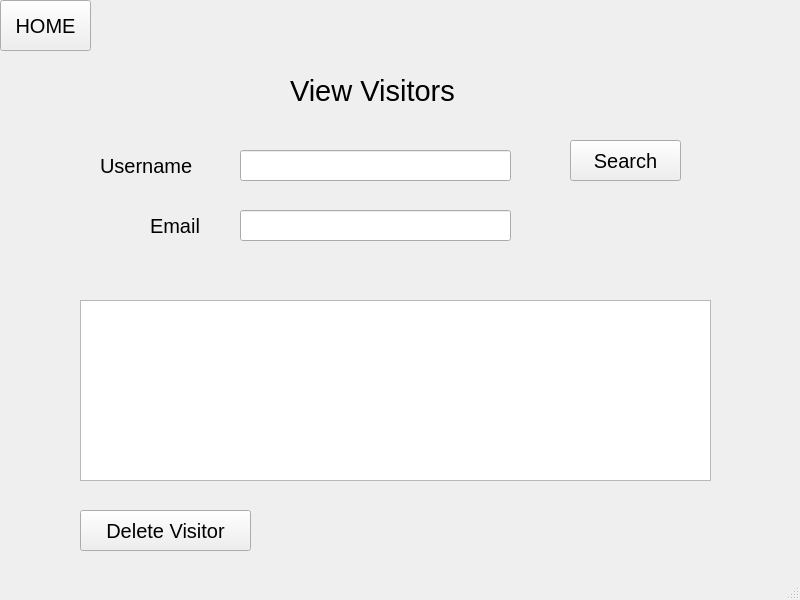
<?xml version="1.0" encoding="UTF-8"?>
<ui version="4.0">
 <class>ViewVisitor</class>
 <widget class="QMainWindow" name="ViewVisitor">
  <property name="geometry">
   <rect>
    <x>0</x>
    <y>0</y>
    <width>800</width>
    <height>600</height>
   </rect>
  </property>
  <property name="windowTitle">
   <string>ViewVisitor</string>
  </property>
  <widget class="QWidget" name="centralwidget">
   <widget class="QLabel" name="viewVisitorsLabel">
    <property name="geometry">
     <rect>
      <x>290</x>
      <y>60</y>
      <width>211</width>
      <height>61</height>
     </rect>
    </property>
    <property name="font">
     <font>
      <family>MS Sans Serif</family>
      <pointsize>22</pointsize>
     </font>
    </property>
    <property name="text">
     <string>View Visitors</string>
    </property>
   </widget>
   <widget class="QTableView" name="tableView">
    <property name="geometry">
     <rect>
      <x>80</x>
      <y>300</y>
      <width>631</width>
      <height>181</height>
     </rect>
    </property>
   </widget>
   <widget class="QPushButton" name="deleteButton">
    <property name="geometry">
     <rect>
      <x>80</x>
      <y>510</y>
      <width>171</width>
      <height>41</height>
     </rect>
    </property>
    <property name="font">
     <font>
      <family>MS Sans Serif</family>
      <pointsize>15</pointsize>
     </font>
    </property>
    <property name="text">
     <string>Delete Visitor</string>
    </property>
   </widget>
   <widget class="QPushButton" name="homeButton">
    <property name="geometry">
     <rect>
      <x>0</x>
      <y>0</y>
      <width>91</width>
      <height>51</height>
     </rect>
    </property>
    <property name="font">
     <font>
      <family>MS Sans Serif</family>
      <pointsize>15</pointsize>
     </font>
    </property>
    <property name="text">
     <string>HOME</string>
    </property>
   </widget>
   <widget class="QLabel" name="usernameLabel">
    <property name="geometry">
     <rect>
      <x>100</x>
      <y>150</y>
      <width>121</width>
      <height>31</height>
     </rect>
    </property>
    <property name="font">
     <font>
      <family>MS Sans Serif</family>
      <pointsize>15</pointsize>
     </font>
    </property>
    <property name="text">
     <string>Username</string>
    </property>
   </widget>
   <widget class="QLineEdit" name="usernameLineEdit">
    <property name="geometry">
     <rect>
      <x>240</x>
      <y>150</y>
      <width>271</width>
      <height>31</height>
     </rect>
    </property>
    <property name="font">
     <font>
      <family>MS Sans Serif</family>
      <pointsize>15</pointsize>
     </font>
    </property>
   </widget>
   <widget class="QLabel" name="emailLabel">
    <property name="geometry">
     <rect>
      <x>150</x>
      <y>210</y>
      <width>71</width>
      <height>31</height>
     </rect>
    </property>
    <property name="font">
     <font>
      <family>MS Sans Serif</family>
      <pointsize>15</pointsize>
     </font>
    </property>
    <property name="text">
     <string>Email</string>
    </property>
   </widget>
   <widget class="QLineEdit" name="lineEdit_2">
    <property name="geometry">
     <rect>
      <x>240</x>
      <y>210</y>
      <width>271</width>
      <height>31</height>
     </rect>
    </property>
    <property name="font">
     <font>
      <family>MS Sans Serif</family>
      <pointsize>15</pointsize>
     </font>
    </property>
   </widget>
   <widget class="QPushButton" name="searchButton">
    <property name="geometry">
     <rect>
      <x>570</x>
      <y>140</y>
      <width>111</width>
      <height>41</height>
     </rect>
    </property>
    <property name="font">
     <font>
      <family>MS Sans Serif</family>
      <pointsize>15</pointsize>
     </font>
    </property>
    <property name="text">
     <string>Search</string>
    </property>
   </widget>
  </widget>
  <widget class="QStatusBar" name="statusbar"/>
 </widget>
 <resources/>
 <connections/>
</ui>
